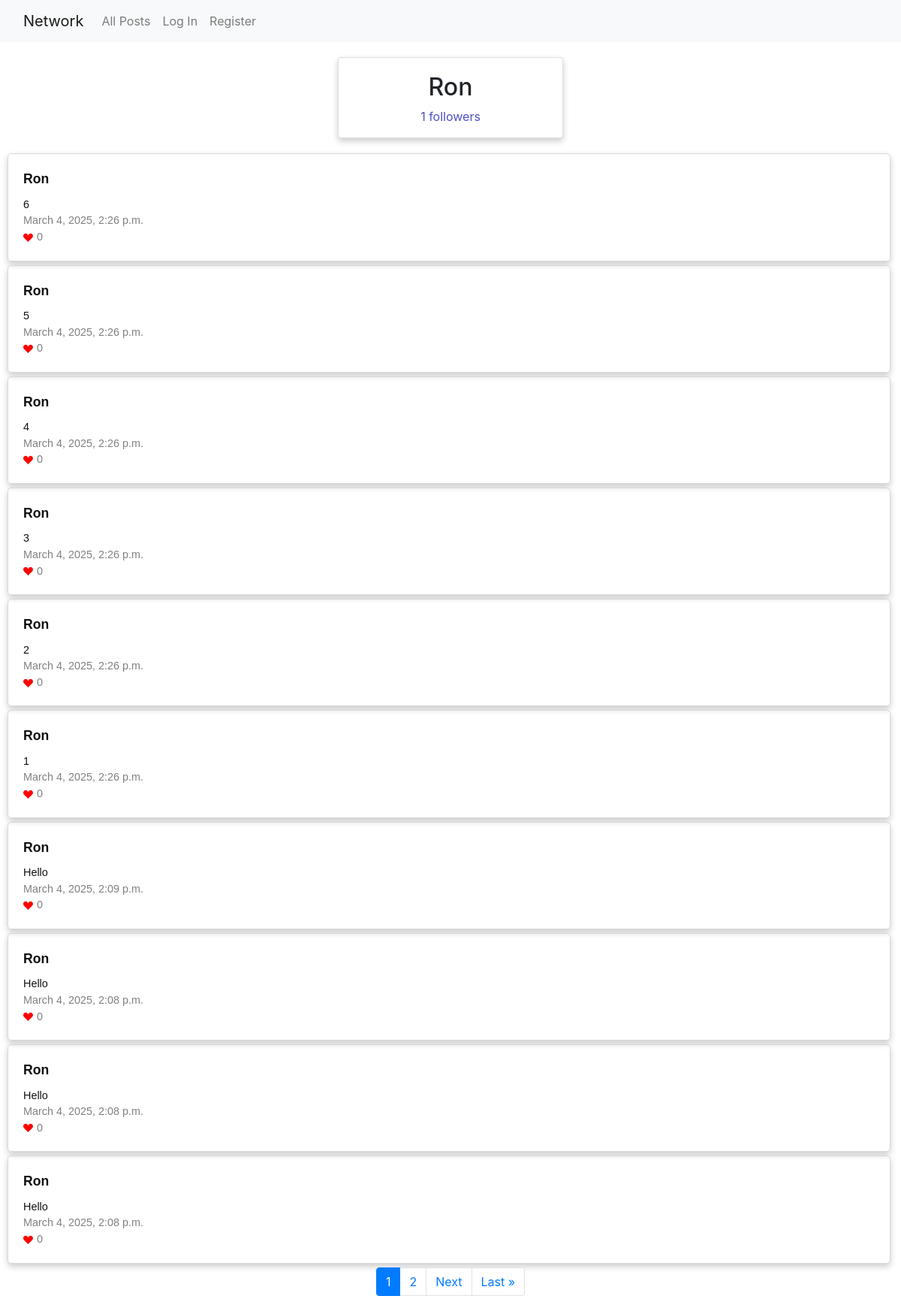
The page /profile/2 on the database its author committed.
### network/models.py (models this page shows, shortened)
class User(AbstractUser):
    pass
    following = models.ManyToManyField('self', symmetrical=False, related_name='followers', blank=True)

class Posts(models.Model):
    author = models.ForeignKey(User, on_delete=models.CASCADE,related_name='posts')
    content = models.TextField(blank=False)
    likes = models.ManyToManyField(User, related_name='liked_posts', blank=True)
    date_time = models.DateTimeField(auto_now_add=True)

### network/views.py (the view)
# urls.py: path("profile/<int:user_id>", views.profile, name="profile"),
def profile(request, user_id):
    profile_user = get_object_or_404(User, id=user_id)
    posts = profile_user.posts.all().order_by('-date_time')
    paginator = Paginator(posts, 10) #Show 10 posts per page.
    page_number = request.GET.get('page')
    page_obj = paginator.get_page(page_number)
    is_following = profile_user.followers.filter(id=request.user.id).exists()
    return render(request, 'network/profile.html', {
        'profile_user': profile_user,
        'page_obj': page_obj,
        'is_following': is_following
    })

### network/templates/network/profile.html (shortened to what this page needs)
{% extends 'network/layout.html' %}
{% block page_id %}profile-page{% endblock %}
{% block body %}
    <div class="card">
        <h2>{{ profile_user.username }}</h2>
        <p id="followers">{{ profile_user.followers.count }} followers</p>
    </div>
    {% for post in page_obj %}
        <div class="post">
            <a href="{% url 'profile' user_id=post.author.id %}"><strong>{{ post.author }}</strong></a>
            <p>{{ post.content }}</p>
            <p>{{ post.date_time }}</p>
            <p><svg xmlns="http://www.w3.org/2000/svg" width="16" height="16" fill="currentColor" class="bi bi-suit-heart-fill" viewBox="0 0 16 16">
                <path d="M4 1c2.21 0 4 1.755 4 3.92C8 2.755 9.79 1 12 1s4 1.755 4 3.92c0 3.263-3.234 4.414-7.608 9.608a.513.513 0 0 1-.784 0C3.234 9.334 0 8.183 0 4.92 0 2.755 1.79 1 4 1"/>
              </svg>{{ post.likes.count }}</p>
        </div>
    {% empty %}
        <p>The {{ profile_user.username }} has no posts yet!</p>
    {% endfor %}
    <div class="pagination-container">
        <ul class="pagination justify-content-center">
            {% for page in page_obj.paginator.page_range %}
                {% if page >= page_obj.number|add:"-2" and page <= page_obj.number|add:"2" %}
                    <li class="page-item {% if page == page_obj.number %}active{% endif %}">
                        <a class="page-link" href="?page={{ page }}">{{ page }}</a>
                    </li>
                {% endif %}
            {% endfor %}
            {% if page_obj.has_next %}
                    <li class="page-item">
                        <a class="page-link" href="?page={{ page_obj.next_page_number }}">Next</a>
                    </li>
                    <li class="page-item">
                        <a class="page-link" href="?page={{ page_obj.paginator.num_pages }}">Last &raquo;</a>
                    </li>
            {% endif %}
        </ul>
    </div>
{% endblock %}

### network/static/network/styles.css (style rules this page uses)
.post { border: 1px solid #dad7d7; border-radius: 5px; box-sizing: border-box; width: 98%; padding: 20px; margin-left: 10px; margin-bottom: 5px; font-family: Arial, Helvetica, sans-serif; box-shadow: 0 4px 8px 0 rgba(0, 0, 0, 0.2); }
.post p { font-size: 0.9em; color: grey; margin: 0; }
.post p:first-of-type { color: #111111; }
.post svg { color: red; margin-right: 5px; height: 0.9em; width: 0.9em; }
.post a { display: block; font-size: 0.9em; }
.post a:first-of-type { color: #111111; font-size: 1.1em; margin-bottom: 10px; }
.card { box-shadow: 0 4px 8px 0 rgba(0, 0, 0, 0.2); max-width: 300px; margin: auto; text-align: center; margin-top: 20px; margin-bottom: 20px; padding: 20px 0px 0px 0px; }
#followers { color: rgb(78, 78, 199); font-size: 1em; }

### rows shown on the page
User: username "Ron", followers.count "1"
Posts: author "Ron", content "6", date_time "March 4, 2025, 2:26 p.m.", likes.count "0"
Posts: author "Ron", content "5", date_time "March 4, 2025, 2:26 p.m.", likes.count "0"
Posts: author "Ron", content "4", date_time "March 4, 2025, 2:26 p.m.", likes.count "0"
Posts: author "Ron", content "3", date_time "March 4, 2025, 2:26 p.m.", likes.count "0"
Posts: author "Ron", content "2", date_time "March 4, 2025, 2:26 p.m.", likes.count "0"
Posts: author "Ron", content "1", date_time "March 4, 2025, 2:26 p.m.", likes.count "0"
Posts: author "Ron", content "Hello", date_time "March 4, 2025, 2:09 p.m.", likes.count "0"
Posts: author "Ron", content "Hello", date_time "March 4, 2025, 2:08 p.m.", likes.count "0"
Posts: author "Ron", content "Hello", date_time "March 4, 2025, 2:08 p.m.", likes.count "0"
Posts: author "Ron", content "Hello", date_time "March 4, 2025, 2:08 p.m.", likes.count "0"

### other values the page prints
{{ page }} "1" "2"
